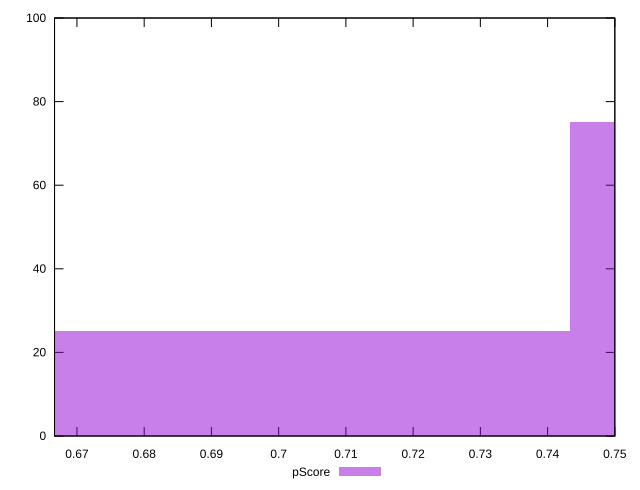

gnuplot code for this plot:
reset

$pScore <<EOF
0.782524457067896 75
0.7042720113611064 25
EOF

set key outside below
set boxwidth 0.0782524457067896
set xrange [0.6666666666666666:0.75]
set yrange [0:100]
set trange [0:100]
set style fill transparent solid 0.5 noborder
set terminal svg size 640, 490 enhanced background rgb 'white'
set output "report_00009_2021-02-08T22-37-41.559Z/uses-text-compression/samples/pages+cached+noadtech+nomedia+nocss/pScore/histogram.svg"

plot $pScore title "pScore" with boxes

reset
